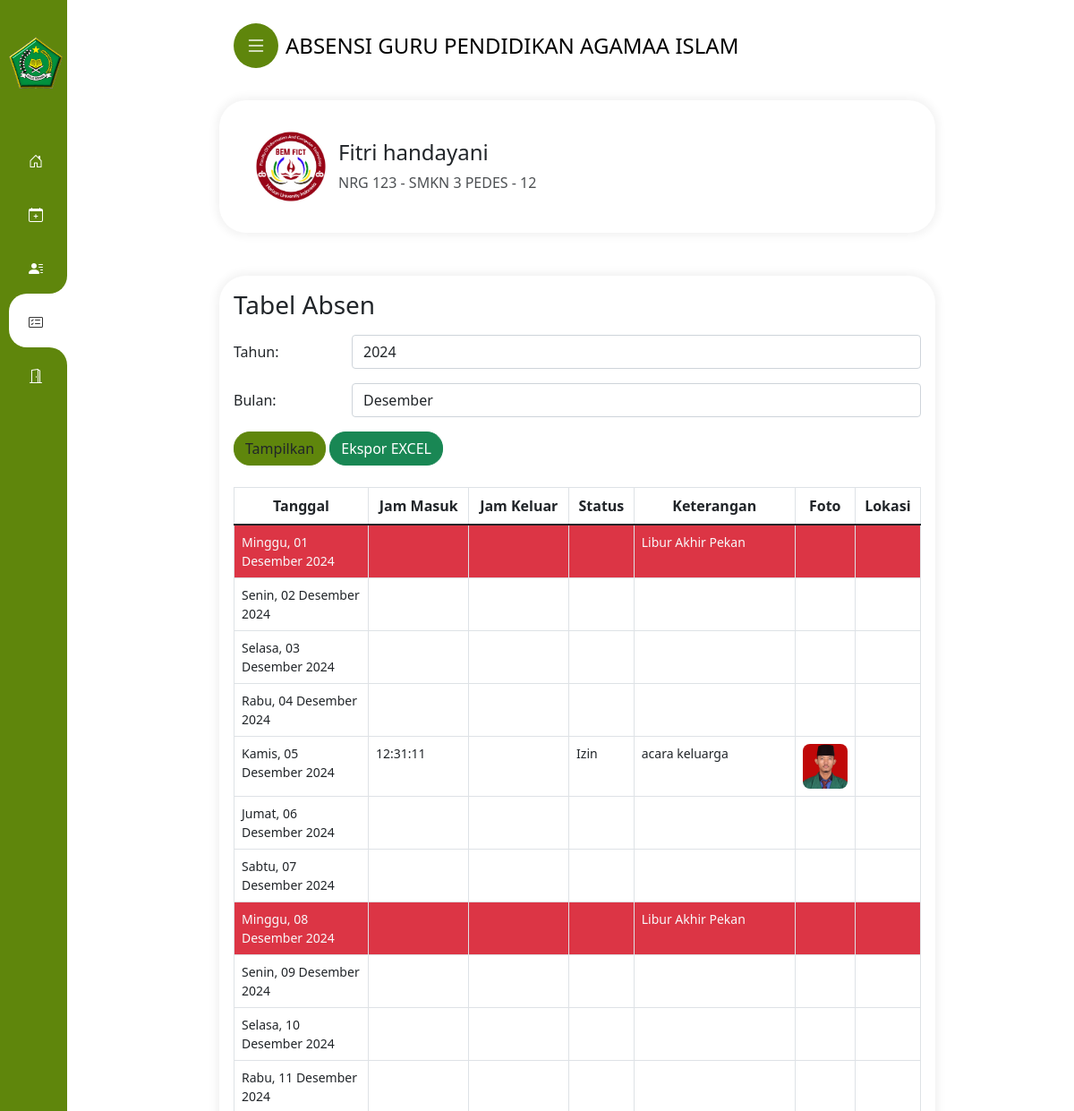
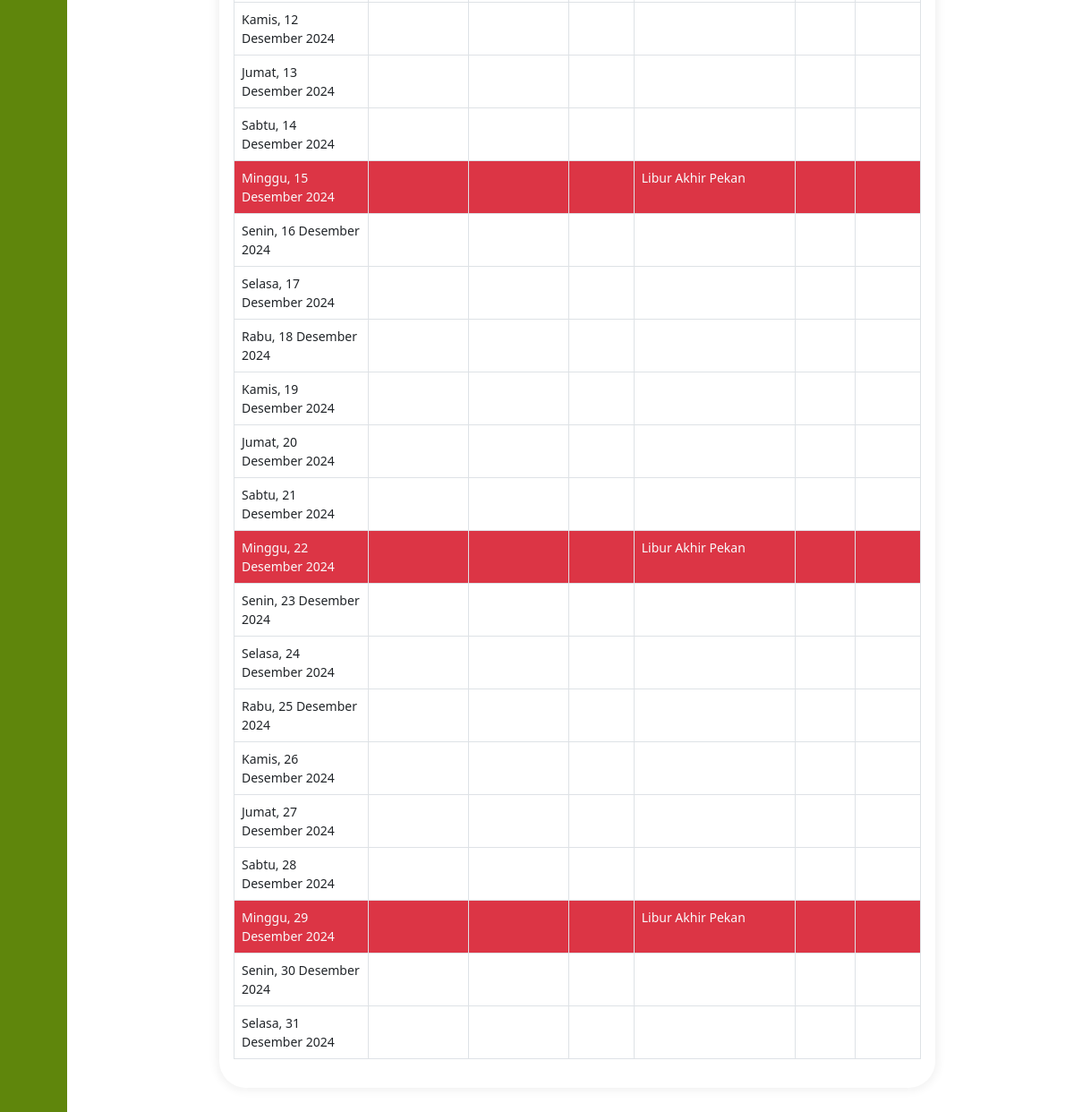
Page /riwayat.php (signed in) on the committed database (2 pictures, top to bottom).
### tables this page shows
CREATE TABLE `pengguna` (
  `id` int NOT NULL,
  `nip` int NOT NULL,
  `nama` varchar(30) NOT NULL,
  `password` varchar(255) NOT NULL,
  `jabatan_id` int NOT NULL,
  `penempatan_id` int NOT NULL,
  `foto_profil` varchar(225) DEFAULT NULL
);

CREATE TABLE `jabatan` (
  `jabatan_id` int NOT NULL,
  `jabatan_nama` varchar(30) NOT NULL
);

CREATE TABLE `penempatan` (
  `penempatan_id` int NOT NULL,
  `penempatan_nama` varchar(11) NOT NULL
);

CREATE TABLE `absen` (
  `id_absen` int NOT NULL,
  `nip` int NOT NULL,
  `id_status` int DEFAULT NULL,
  `id_jadwal` int DEFAULT NULL,
  `tanggal_absen` date DEFAULT NULL,
  `jam_masuk` time DEFAULT NULL,
  `tgl_keluar` date DEFAULT NULL,
  `jam_keluar` time DEFAULT NULL,
  `keterangan` varchar(55) DEFAULT NULL,
  `foto_absen` varchar(255) DEFAULT NULL,
  `latlong` varchar(50) DEFAULT NULL
);

CREATE TABLE `status_absen` (
  `id_status` int NOT NULL,
  `nama_status` varchar(11) NOT NULL
);

### riwayat.php (the view, shortened to what this page needs)
<?php
include_once 'cfgall.php';
?>
<!DOCTYPE html>
<html>
<head>
    <link rel="stylesheet" href="https://cdn.jsdelivr.net/npm/leaflet@1.7.1/dist/leaflet.css" />
</head>
<body>
    <div class="kolomkanan">
        <div class="mx-auto">
            <div class="card mb-5 p-3">
                <div class="leftP">
                    <div class="profileIcon leftC flex solo">
                        <label class="a flexIns fc" for="forProfile">
                            <span class="avatar flex center">
                                <img class="iniprofil" src="foto_profil/<?php echo $nama_file; ?>"
                                    alt="<?php echo $nama_file; ?>">
                            </span>
                            <span class="n flex column">
                                <span class="fontS">
                                    <h4>
                                        <?php echo $nama ?>
                                    </h4>
                                </span>
                                <p class="opacity" style="margin-bottom:0">
                                    NRG
                                    <?php echo $nip ?> -
                                    <?php echo $jabatan ?> -
                                    <?php echo $penempatan ?>
                                </p>
                            </span>
                        </label>
                    </div>
                </div>
            </div>
            <div class="card p-3" style="margin-bottom:50px">
                <?php
                $tahun = isset($_GET['tahun']) ? $_GET['tahun'] : date('Y');
                $bulan = isset($_GET['bulan']) ? $_GET['bulan'] : date('m');
                ?>
                <h3 class="mb-3">Tabel Absen</h3>
                <form method="get" action="">
                    <div class="form-group row mb-3">
                        <label for="tahun" class="col-sm-2 col-form-label">Tahun:</label>
                        <div class="col-sm-10">
                            <input type="text" class="form-control" id="tahun" name="tahun"
                                value="<?php echo $tahun; ?>">
                        </div>
                    </div>
                    <div class="form-group row mb-3">
                        <label for="bulan" class="col-sm-2 col-form-label">Bulan:</label>
                        <div class="col-sm-10">
                            <select class="form-control" id="bulan" name="bulan">
                                <?php
                                $nama_bulan = array('Januari', 'Februari', 'Maret', 'April', 'Mei', 'Juni', 'Juli', 'Agustus', 'September', 'Oktober', 'November', 'Desember');
                                for ($i = 1; $i <= 12; $i++) {
                                    $selected = ($i == $bulan) ? 'selected' : '';
                                    echo '<option value="' . sprintf("%02d", $i) . '" ' . $selected . '>' . $nama_bulan[$i - 1] . '</option>';
                                }
                                ?>
                            </select>
                        </div>
                    </div>
                    <button type="submit" class="btn" style="background-color: #5F860C; border-color: #5F860C;">Tampilkan</button>
                    <a class="btn btn-success"
                        href="eksporEXCEL.php?tahun=<?php echo $tahun; ?>&bulan=<?php echo $bulan; ?>">Ekspor EXCEL</a>
                </form>
                <br>
                <div class="table-responsive">
                    <table class="table table-bordered">
                        <thead>
                            <tr style="text-align:center">
                                <th width="150">Tanggal</th>
                                <th>Jam Masuk</th>
                                <th>Jam Keluar</th>
                                <th>Status</th>
                                <th width="180">Keterangan</th>
                                <th width="50">Foto</th>
                                <th>Lokasi</th>
                            </tr>
                        </thead>
                        <tbody>
                            <?php
                            $jumlah_hari = cal_days_in_month(CAL_GREGORIAN, $bulan, $tahun);
                            $nama_hari_arr = array('Minggu', 'Senin', 'Selasa', 'Rabu', 'Kamis', 'Jumat', 'Sabtu', 'Minggu');
                            $nama_bulan_arr = array(
                                'Januari',
                                'Februari',
                                'Maret',
                                'April',
                                'Mei',
                                'Juni',
                                'Juli',
                                'Agustus',
                                'September',
                                'Oktober',
                                'November',
                                'Desember'
                            );
                            for ($i = 1; $i <= $jumlah_hari; $i++) {
                                $nama_hari = $nama_hari_arr[date('N', strtotime($tahun . '-' . $bulan . '-' . $i))];
                                $nama_bulan = $nama_bulan_arr[intval($bulan) - 1];
                                $bg_color = ($nama_hari == 'Minggu') ? 'text-light bg-danger' : '';
                                echo '<tr class="' . $bg_color . '">';
                                echo '<td>' . $nama_hari . ', ' . str_pad($i, 2, '0', STR_PAD_LEFT) . ' ' . $nama_bulan . ' ' . $tahun . '</td>';
                                $query = "SELECT absen.id_absen, absen.nip, absen.id_status, status_absen.nama_status, absen.tanggal_absen, absen.jam_masuk, absen.jam_keluar, absen.keterangan, absen.foto_absen, absen.latlong
          FROM absen
          JOIN status_absen ON absen.id_status = status_absen.id_status
          WHERE nip = ? AND tanggal_absen = ?
          ORDER BY absen.id_absen DESC";
                                $tanggal_absen = $tahun . '-' . $bulan . '-' . str_pad($i, 2, '0', STR_PAD_LEFT);
                                $stmt = $conn->prepare($query);
                                $stmt->bindParam(1, $userid);
                                $stmt->bindParam(2, $tanggal_absen);
                                $stmt->execute();
                                $result = $stmt->fetchAll(PDO::FETCH_ASSOC);
                                if ($result) {
                                    $data_absen = $result[0];
                                    $jam_masuk = $data_absen['jam_masuk'];
                                    $jam_keluar = $data_absen['jam_keluar'];
                                    $status = $data_absen['nama_status'];
                                    $keterangan = $data_absen['keterangan'];
                                    $fotoAbsen = $data_absen['foto_absen'];
                                    $latlong = $data_absen['latlong'];
                                } else {
                                    $jam_masuk = '';
                                    $jam_keluar = '';
                                    $status = '';
                                    $keterangan = '-';
                                    $fotoAbsen = '';
                                    $latlong = '';
                                    if ($nama_hari == 'Minggu') {
                                        $keterangan = 'Libur Akhir Pekan';
                                    } else {
                                        $keterangan = '';
                                    }
                                }
                                echo '<td>' . $jam_masuk . '</td>';
                                echo '<td>' . $jam_keluar . '</td>';
                                echo '<td>' . $status . '</td>';
                                echo '<td>' . $keterangan . '</td>';
                                if (!empty($fotoAbsen)) {
                                    echo '<td class="text-center">';
                                    echo '<img class="ftabsen" src="hasil_absen/' . $fotoAbsen . '" alt="Foto Absen" id="' . $i . '" width="50px" height="50px" onclick="showFoto(\'' . $fotoAbsen . '\')">';
                                    echo '</td>';
                                } else {
                                    echo '<td></td>';
                                }
                                if (!empty($latlong)) {
                                    echo '<td class="text-center"><button type="button" class="tmlokasi btn btn-sm" onclick="showModalMap(\'' . $latlong . '\')" style="background-color: #5F860C; border-color: #5F860C;">Lihat</button></td>';
                                } else {
                                    echo '<td></td>';
                                }
                                echo '</tr>';
                            }
                            ?>
                        </tbody>
                    </table>
                </div>
            </div>
        </div>
    </div>
</body>
</html>

### header/style1.css (style rules this page uses)
a,a:hover,a:focus { color: inherit;text-decoration: none;transition: all 0.3s; }
.btn { border-radius: 18px; }
.card, .modal-content { box-shadow: 0px 0px 10px 4px rgba(0, 0, 0, 0.05);border:none;border-radius: 30px; }
.flex { display:flex }
.flex.column { flex-direction:column }
.leftC { padding-inline: 20px; }
.leftP { position: relative;left: 0;top: 0;right: 0;padding-block: 18px;background-color: inherit; }
.profileIcon .a { align-items: center; }
.flexIns { display: inline-flex; }
.profileIcon .avatar { margin-inline-start: calc((35px - 20px) / 2 - 4px);margin-inline-end: calc(((35px - 20px) / 2) + 6px); }
.flex.center { align-items: center;justify-content: center; }
.avatar { min-width: 42px;min-height: 42px;border-radius: 50%;background-color: #f5f3f2;background-size: 100%;background-position: center;background-repeat: no-repeat; }
.avatar .iniprofil { width:80px;height:80px;border-radius: 50%; }
.profileIcon .n { max-width: calc(100% - 45px); }
.opacity { opacity: .8; }
@media only screen and (min-width: 576px) { .mx-auto { margin-top:20px } }
@media only screen and (min-width: 576px) { .kolomkanan { margin-left: 110px !important;margin-right: 20px !important; } }

### riwayat.php (style rules this page uses)
.mx-auto { max-width: 800px }
.card { margin-top: 10px; }
.table>tbody { font-size: 14px }
td.text-center { vertical-align: middle; }
.ftabsen, .swal2-image { border-radius: 8px }

### rows in the picture
pengguna: foto_profil (picture), nama "Fitri handayani", nip "123", jabatan.jabatan_nama "SMKN 3 PEDES", penempatan.penempatan_nama "12"
absen: jam_masuk "12:31:11", id_status.nama_status "Izin", keterangan "acara keluarga", foto_absen (picture)

### other values in the picture
$nama_hari "Minggu"
str_pad($i, 2, '0', STR_PAD_LEFT) "01"
$nama_bulan "Desember"
$keterangan "Libur Akhir Pekan"
$nama_hari "Senin"
str_pad($i, 2, '0', STR_PAD_LEFT) "02"
$nama_hari "Selasa"
str_pad($i, 2, '0', STR_PAD_LEFT) "03"
$nama_hari "Rabu"
str_pad($i, 2, '0', STR_PAD_LEFT) "04"
$nama_hari "Kamis"
str_pad($i, 2, '0', STR_PAD_LEFT) "05"
$nama_hari "Jumat"
str_pad($i, 2, '0', STR_PAD_LEFT) "06"
$nama_hari "Sabtu"
